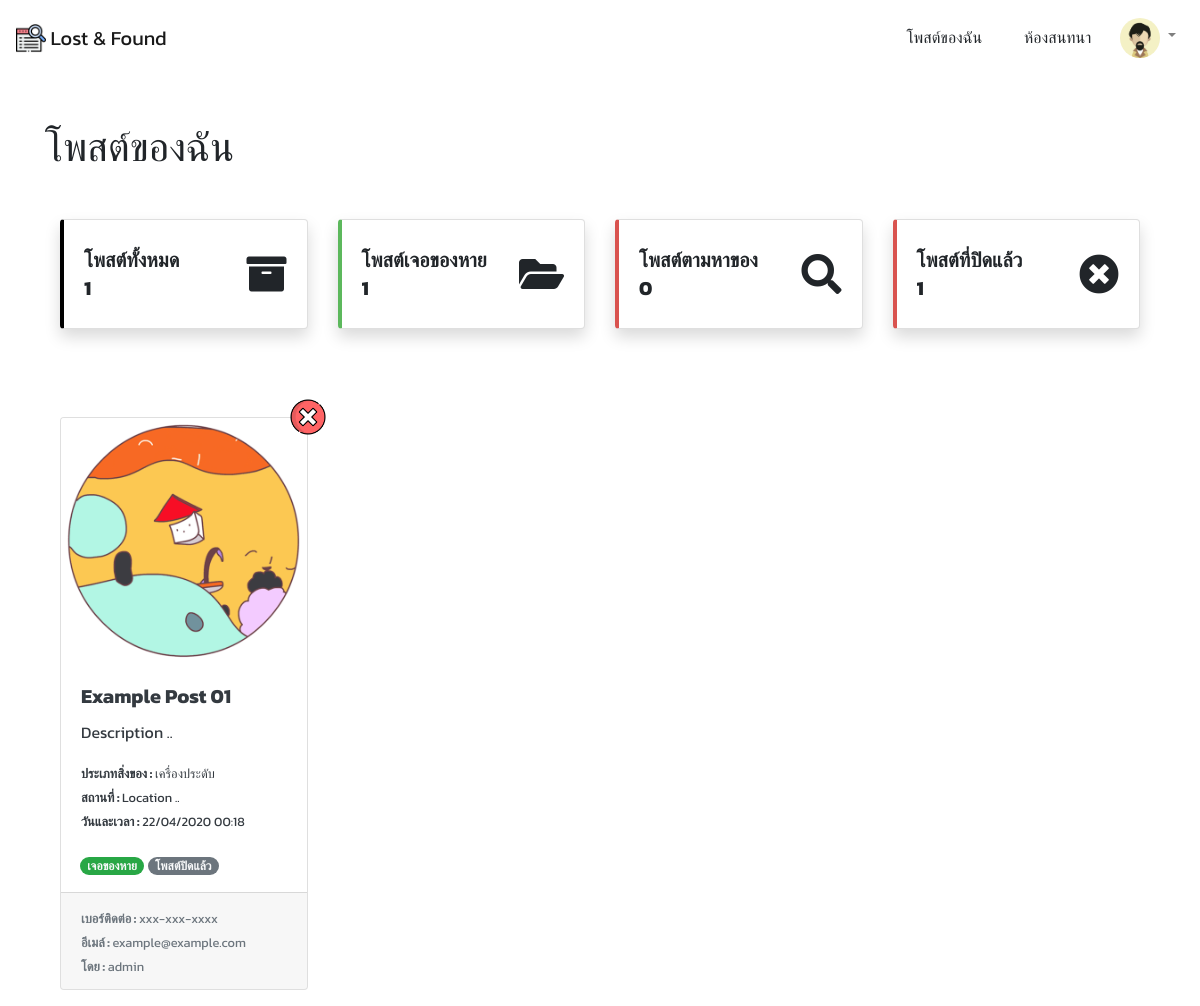
The app's page /accounts/my_posts/ (signed in), older data.
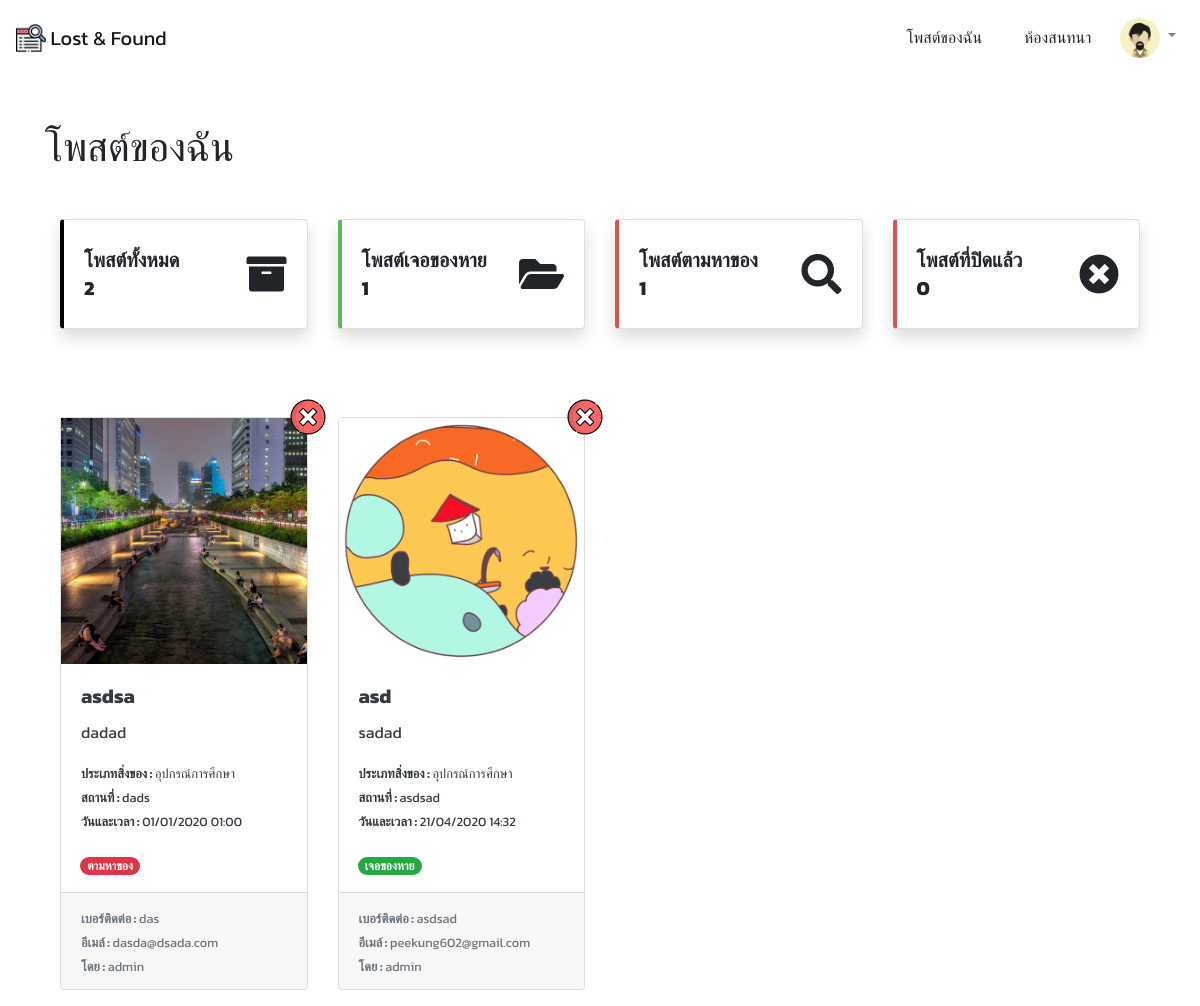
The same page, newer data.
### accounts/models.py (models this page shows, shortened)
class UserProfile(models.Model):
    avatar = models.ImageField(default='accounts/user_default.gif', upload_to='accounts/') # Picture of user
    user = models.OneToOneField(User, on_delete=models.CASCADE) # reference to User Table
    faculty = models.ForeignKey(Faculty, on_delete=models.CASCADE) # reference to Faculty Table

### posts/models.py (models this page shows, shortened)
class Post(models.Model):
    is_active = models.BooleanField(default=True)
    TYPE = (
        ('found', 'เจอของหาย'),
        ('lost', 'ตามหาของ'),
    )
    type = models.CharField(choices=TYPE, max_length=255, default='found')
    date_time = models.DateTimeField()
    create_at = models.DateTimeField(auto_now_add=True)
    desc = models.TextField()
    title = models.CharField(max_length=255)
    location = models.CharField(max_length=255)
    contact1 = models.CharField(max_length=255)
    contact2 = models.CharField(max_length=255)
    key = models.CharField(max_length=255, unique=True, null=True, blank=True)
    assetType = models.ForeignKey(AssetType, on_delete=models.CASCADE)
    user = models.ForeignKey(User, on_delete=models.CASCADE, null=True)

class AssetType(models.Model):
    name = models.CharField(max_length=255)
    def __str__(self):
        return self.name

class PostPicture(models.Model):
    picture = models.ImageField(default='posts/post_default.gif', upload_to='posts/')
    post = models.ForeignKey(Post, on_delete=models.CASCADE)

### accounts/views.py (the view, shortened to what this page needs)
# urls.py: path('my_posts/', MyPostView.as_view(), name='my_posts'),# myposts
class MyPostView(View):
    template_name = 'my_posts.html'
    def get(self, request):
        if request.user.is_authenticated:
            posts = Post.objects.filter(user=request.user)
            founds = Post.objects.filter(user=request.user, type='found')
            losts = Post.objects.filter(user=request.user, type='lost')
        else:
            posts = "key"
            founds = []
            losts = []
        return render(request, self.template_name, {
            'posts' : posts,
            'founds' : founds,
            'losts' : losts,
            'closed' : len(Post.objects.filter(is_active=False))
        })

### accounts/templates/my_posts.html (shortened to what this page needs)
{% extends 'base_layout.html' %}
{% load static %}
{% block style %}
    <link rel="stylesheet" href="{% static 'css/tempus.css' %}">
{% endblock %}
{% block content %}
<div class="container">
    <h1 class='mt-5 mb-5'> โพสต์ของฉัน </h1>
    {% if user.is_authenticated %}
    <h5 class='mb-5'>
        <div class="container">
            <div class="row">
                <div class="col mb-4 rotate-img">
                    <div class="card shadow h-100 py-2" style="border-left:.25rem solid black !important">
                        <div class="card-body">
                            <div class="row no-gutters align-items-center">
                                <div class="col mr-2">
                                    <div class="font-weight-bold text-uppercase mb-1">โพสต์ทั้งหมด</div>
                                    <div class="h5 mb-0 font-weight-bold text-gray-800">
                                        {{ posts|length }}
                                    </div>
                                </div>
                                <div class="col-auto">
                                    <i class="fas fa-archive fa-2x"></i>
                                </div>
                            </div>
                        </div>
                    </div>
                </div>
                <div class="col mb-4 rotate-img">
                    <div class="card shadow h-100 py-2" style="border-left:.25rem solid #5cb85c !important">
                        <div class="card-body">
                            <div class="row no-gutters align-items-center">
                                <div class="col mr-2">
                                    <div class="font-weight-bold text-uppercase mb-1">โพสต์เจอของหาย</div>
                                    <div class="h5 mb-0 font-weight-bold text-gray-800">
                                        {{ founds|length }}
                                    </div>
                                </div>
                                <div class="col-auto">
                                    <i class="fas fa-folder-open fa-2x"></i>
                                </div>
                            </div>
                        </div>
                    </div>
                </div>
                <div class="col mb-4 rotate-img">
                    <div class="card shadow h-100 py-2" style="border-left:.25rem solid #d9534f !important">
                        <div class="card-body">
                            <div class="row no-gutters align-items-center">
                                <div class="col mr-2">
                                    <div class="font-weight-bold text-uppercase mb-1">โพสต์ตามหาของ</div>
                                    <div class="h5 mb-0 font-weight-bold text-gray-800">
                                        {{ losts|length }}
                                    </div>
                                </div>
                                <div class="col-auto">
                                    <i class="fas fa-search fa-2x"></i>
                                </div>
                            </div>
                        </div>
                    </div>
                </div>
                <div class="col mb-4 rotate-img">
                    <div class="card shadow h-100 py-2" style="border-left:.25rem solid #d9534f !important">
                        <div class="card-body">
                            <div class="row no-gutters align-items-center">
                                <div class="col mr-2">
                                    <div class="font-weight-bold text-uppercase mb-1">โพสต์ที่ปิดแล้ว</div>
                                    <div class="h5 mb-0 font-weight-bold text-gray-800">
                                                {{ closed }}
                                    </div>
                                </div>
                                <div class="col-auto">
                                    <i class="fas fa-times-circle fa-2x"></i>
                                </div>
                            </div>
                        </div>
                    </div>
                </div>
            </div>
        </div>
    </h5>
    {% endif %}
    <div class="container">
        {% if posts == 'key' %}
            <div class='col-lg-12 jumbotron text-center border border-dark'>
                <img src="{% static 'images/post.png' %}" width='15%' class='mb-5'>
                <h4 class='mb-3'>กรุณากรอกคีย์เพื่อจัดการโพสต์ของคุณ</h4>
                {% if key_error %}
                    <span class="text-danger">{{ key_error }}</span>
                {% endif %}
                <form action="{% url 'my_posts' %}" method="POST" class=''>
                    {% csrf_token %}
                    <div class="row">
                        <div class="col-4"></div>
                        <div class="col-4 my-3">
                            <input type="text" name="key" class='form-control' required>
                        </div>
                        <div class="col-4"></div>
                    </div>
                    <input type="submit" class='btn btn-warning' value="ยืนยัน">
                </form>
            </div>
        {% else %}
        <div class="row">
            {% for post in posts %}
                <div class='col-lg-3 my-3'>
                    <div class="card h-100 w-100 text-dark mycard" style='border:none;'>
                        <a href="{% url 'post_delete' post.id %}">
                            <img src="{% static 'images/close.png' %}" alt="" class='top-right-btn' width='35px'>
                        </a>
                        <a class="card h-100 w-100 mb-0 text-decoration-none text-dark" href="{% url 'edit_post' post.id %}">
                            <div class="wrapper">
                                {% if post.postpicture_set.all|length == 0 %}
                                    <img class="card-img-top" src="{% static 'images/post_default.gif' %}">
                                {% else %}
                                    <img class="card-img-top" src="{{ post.postpicture_set.all.0.picture.url }}">
                                {% endif %}
                            </div>
                            <div class="card-body">
                                <h5 class="card-title">
                                    <b>{{ post.title|truncatechars:20 }}</b>
                                </h5>
                                <div class="card-text">
                                    <p>{{ post.desc|truncatechars:15 }}</p>
                                    <p class='m-0'>
                                        <small>
                                            <b>ประเภทสิ่งของ : </b> <span id='assetType'>{{ post.assetType }}</span>
                                        </small>
                                    </p>
                                    <p class='m-0'>
                                        <small>
                                            <b>สถานที่ : </b> <span id='location'> {{ post.location }} </span>
                                        </small>
                                    </p>
                                    <p class='m-0'>
                                        <small>
                                            <b>วันและเวลา : </b> <span id='date_time'> {{ post.date_time|date:"d/m/Y H:i" }} </span>
                                        </small>
                                    </p>
                                </div>
                            </div>
                            <div class="container mb-3 ml-1">
                                <p class="card-text">
                                    {% if post.type == 'found' %}
                                        <span class="badge badge-pill badge-success text-light">เจอของหาย</span>
                                    {% else %}
                                        <span class="badge badge-pill badge-danger text-light">ตามหาของ</span>
                                    {% endif %}
                                    {% if post.is_active == False %}
                                        <span class="badge badge-pill badge-secondary text-light">โพสต์ปิดแล้ว</span>
                                    {% endif %}
                                </p>
                            </div>
                            <div class="card-footer">
                                <small class="text-muted">
                                    <b>เบอร์ติดต่อ : </b> <span id='contact1'> {{ post.contact1 }} </span>
                                    <br>
                                    <b>อีเมล์ : </b> <span id='contact2'> {{ post.contact2 }} </span>
                                    <br>
                                    <b>โดย : </b> {{ post.user.username }}
                                </small>
                            </div>
                        </a>
                    </div>
                </div>
            {% endfor %}
        </div>
        {% endif %}
    </div>
</div>
{% endblock %}

### templates/base_layout.html (shortened to what this page needs)
{% load static %}
<!DOCTYPE html>
<html lang="en">
<head>
    <link rel="stylesheet" href="{% static 'css/bootstrap.min.css' %}">
    <link rel="stylesheet" href="{% static 'css/style.css' %}">
    <link rel="stylesheet" href="{% static 'css/fontawesome.all.min.css' %}">
    {% block style %}
    {% endblock %}
</head>
<body>
    <nav class="navbar navbar-expand-lg navbar-light" style="height: 75px;">
        <div class="collapse navbar-collapse" id="navbarTogglerDemo01">
            <a class="navbar-brand" href="{% url 'index' %}">
                <img src="{% static 'images/lost&found.png' %}" width="30" height="30" class="d-inline-block align-top"
                    alt="">
                Lost & Found
            </a>
            <ul class="navbar-nav ml-auto">
                <li class="nav-item active">
                    <a class="nav-link" href="{% url 'my_posts' %}">
                        <p class='btn m-0 index'>
                            โพสต์ของฉัน
                        </p>
                    </a>
                </li>
                {% if user.is_authenticated %}
                    <li class="nav-item active">
                        <a class="nav-link" href="{% url 'chat_index' %}">
                            <p class='btn m-0 index'>
                                ห้องสนทนา
                            </p>
                        </a>
                    </li>
                    <li class="nav-item dropdown">
                        <a class="nav-link dropdown-toggle" href="#" id="navbarDropdownMenuLink" role="button"
                            data-toggle="dropdown" aria-haspopup="true" aria-expanded="false">
                            <img src="{{ request.user.userprofile.avatar.url }}" width="40" height="40"
                                class="rounded-circle">
                        </a>
                    </li>
                {% endif %}
            </ul>
        </div>
    </nav>
    {% block content %}
    {% endblock %}
</body>
</html>

### static/css/style.css (style rules this page uses)
* { font-family: 'Kanit', sans-serif; word-wrap: break-word; padding: 0; margin: 0; }
body, html { height: 100%; }
body { animation: fadein .5s; }
.mycard { transition: .2s; }
.wrapper { position: relative; overflow: hidden; }
.wrapper:after { content: ''; display: block; padding-top: 100%; }
.wrapper img { width: auto; height: 100%; max-width: none; position: absolute; left: 50%; top: 0; transform: translateX(-50%); }
.top-right-btn { position: absolute; right: 0; top: 0; transform: translate(50%,-50%); z-index: 100; }
.rotate-img { transition: .3s; }

Row changes from the older to the newer data that the page shows:
removed Post: title "Example Post 01", desc "Description ..", assetType "เครื่องประดับ", location "Location ..", date_time "22/04/2020 00:18", type "เจอของหาย", is_active "โพสต์ปิดแล้ว", contact1 "xxx-xxx-xxxx", contact2 "example@example.com", user.username "admin"
added Post: postpicture_set.all.0.picture (picture), title "asdsa", desc "dadad", assetType "อุปกรณ์การศึกษา", location "dads", date_time "01/01/2020 01:00", type "ตามหาของ", contact1 "das", contact2 "dasda@dsada.com", user.username "admin"
added Post: title "asd", desc "sadad", assetType "อุปกรณ์การศึกษา", location "asdsad", date_time "21/04/2020 14:32", type "เจอของหาย", contact1 "asdsad", contact2 "peekung602@gmail.com", user.username "admin"
Text that changed along with them:
{{ posts|length }}: "1" → "2"
{{ losts|length }}: "0" → "1"
{{ closed }}: "1" → "0"
